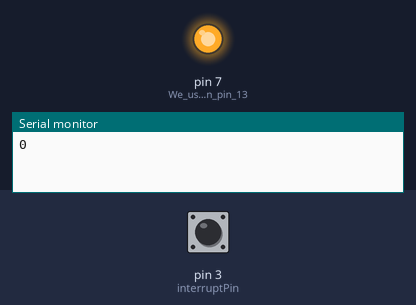
A sketch run on a simulated Arduino Uno, built with avr-gcc and run on an emulated ATmega328P. Parts: output pins drawn as LEDs (lit = HIGH), the last lines printed to the serial monitor. The inputs (shaded band) are chosen by the test bench; at power-on: pin 3 (interruptPin) HIGH. Sleep ends after the set time or at an interrupt.

Above: at 4.2 s.
4.3 s: pin 3 (interruptPin) pulled LOW for 1 s
At 12.1 s:
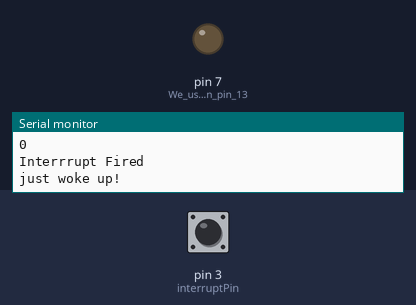
Timing chart, 0 to 13.5 s (numbered marks = the images above; inputs shaded):
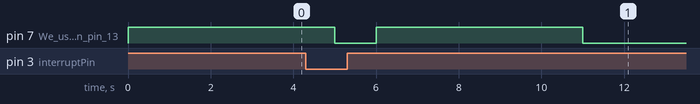

The sketch:

Deep_sleep_Reed_Interupt.ino
```cpp
#include <avr/sleep.h>//this AVR library contains the methods that controls the sleep modes
#define interruptPin 3 //Pin we are going to use to wake up the Arduino


void setup() {
  Serial.begin(115200);//Start Serial Comunication
  digitalWrite(3, LOW);
  Serial.println(digitalRead(3));
  digitalWrite(13, LOW);
  pinMode(7,OUTPUT);//We use the led on pin 13 to indecate when Arduino is A sleep
  pinMode(interruptPin,INPUT_PULLUP);//Set pin d2 to input using the buildin pullup resistor
  digitalWrite(7,HIGH);//turning LED on
}

void loop() {
 delay(5000);//wait 5 seconds before going to sleep
 Going_To_Sleep();
}

void Going_To_Sleep(){
    sleep_enable();//Enabling sleep mode
    attachInterrupt(digitalPinToInterrupt(3), wakeUp, CHANGE);//attaching a interrupt to pin d2
    set_sleep_mode(SLEEP_MODE_PWR_DOWN);//Setting the sleep mode, in our case full sleep
    digitalWrite(7,LOW);//turning LED off
    delay(1000); //wait a second to allow the led to be turned off before going to sleep
    sleep_cpu();//activating sleep mode
    Serial.println("just woke up!");//next line of code executed after the interrupt
    digitalWrite(7,HIGH);//turning LED on
  }

void wakeUp(){
  Serial.println("Interrrupt Fired");//Print message to serial monitor
   sleep_disable();//Disable sleep mode
//  detachInterrupt(0); //Removes the interrupt from pin 2;
}
```
